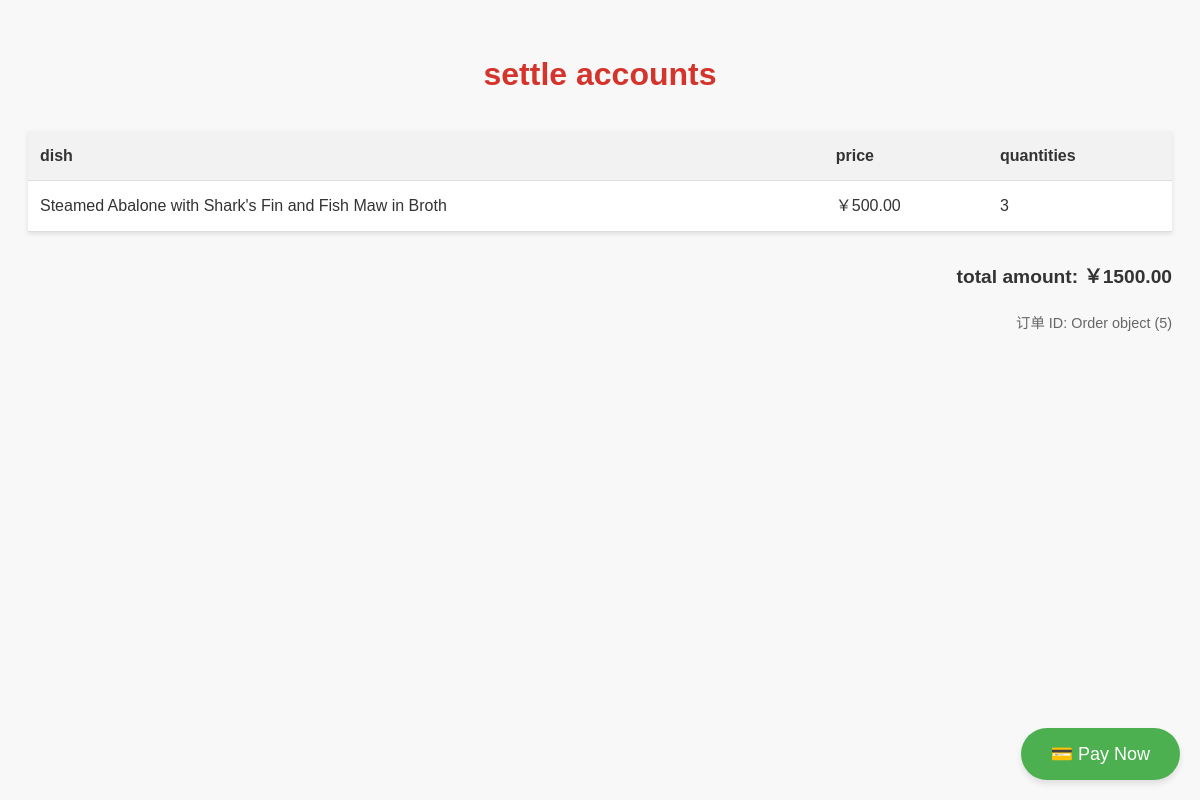
Screenshot of /order/checkout/5/ with the database file from the repository.
### orders/models.py (models this page shows, shortened)
class OrderItems(models.Model):
    order = models.ForeignKey(Order, on_delete=models.CASCADE, related_name="order_items")
    menuitem = models.ForeignKey(MenuItem, on_delete=models.CASCADE, related_name="menu_orders")
    quantity = models.IntegerField(default=1)  # 添加 quantity 字段，确保记录菜品数量
    class Meta:
        unique_together = (('order', 'menuitem'),)

class MenuItem(models.Model):
    name = models.CharField(max_length=100)
    description = models.TextField()
    price = models.DecimalField(max_digits=10, decimal_places=2)
    image = models.ImageField(upload_to="menu_image/", blank=True, null=True)  # 修改为 ImageField

class Order(models.Model):
    STATUS_CHOICES = [
        ("Pending", "待处理"),
        ("Preparing", "正在准备"),
        ("Completed", "完成"),
    ]
    status = models.CharField(max_length=20, choices=STATUS_CHOICES, default="Pending")
    table = models.ForeignKey('Table', on_delete=models.CASCADE)
    items = models.ManyToManyField(MenuItem, through='OrderItems')
    created_at = models.DateTimeField(default=timezone.now, blank=True)

### orders/views.py (the view)
# urls.py: path("checkout/<int:order_id>/", views.checkout, name="checkout"),
def checkout(request, order_id):
    order = get_object_or_404(Order, id=order_id)
    order_items = OrderItems.objects.filter(order=order)
    total_price = sum(item.menuitem.price * item.quantity for item in order_items)
    menu_items = list(MenuItem.objects.values("id", "name", "price"))
    for item in menu_items:
        item["price"] = float(item["price"])
    menu_items_json = json.dumps(menu_items)
    return render(request, "orders/checkout.html", {
        "order": order,
        "order_items": order_items,
        "total_price": total_price,
        "menu_items_json": menu_items_json
    })

### orders/templates/orders/checkout.html (shortened to what this page needs)
<!DOCTYPE html>
<html lang="zh">
<head>
    {% load static %}
    <link rel="stylesheet" href="{% static 'css/style.css' %}">
</head>
<body>
    <h1>settle accounts</h1>
    <table>
        <thead>
            <tr>
                <th>dish</th>
                <th>price</th>
                <th>quantities</th>
            </tr>
        </thead>
        <tbody>
            {% for item in order_items %}
            <tr>
                <td>{{ item.menuitem.name }}</td>
                <td>￥{{ item.menuitem.price|floatformat:2 }}</td>
                <td>{{ item.quantity }}</td>
            </tr>
            {% endfor %}
        </tbody>
    </table>
    <p class="total-price">total amount: ￥{{ total_price|floatformat:2 }}</p>
    <p class="order-id">订单 ID: {{ order }}</p>
    <button class="floating-button" onclick="goToPayment()">💳 Pay Now</button>
</body>
</html>

### static/css/style.css (style rules this page uses)
body { font-family: Arial, sans-serif; }
.floating-button { position: fixed; bottom: 20px; right: 20px; background-color: #ff6600; color: white; border: none; padding: 15px 20px; border-radius: 50px; font-size: 18px; cursor: pointer; box-shadow: 2px 2px 10px rgba(0, 0, 0, 0.2); }

### orders/templates/orders/checkout.html (style rules this page uses)
body { font-family: 'Microsoft YaHei', 'Heiti SC', 'Helvetica', sans-serif; background-color: #f8f8f8; color: #333; line-height: 1.6; padding: 20px; }
h1 { color: #d4342c; text-align: center; margin-bottom: 30px; }
table { width: 100%; border-collapse: collapse; margin-bottom: 30px; background-color: white; box-shadow: 0 2px 5px rgba(0,0,0,0.1); }
th, td { padding: 12px; text-align: left; border-bottom: 1px solid #ddd; }
th { background-color: #f2f2f2; font-weight: bold; }
.total-price { font-size: 1.2em; font-weight: bold; text-align: right; margin-top: 20px; }
.order-id { font-size: 0.9em; color: #666; text-align: right; }
.floating-button { position: fixed; bottom: 20px; right: 20px; background-color: #4CAF50; color: white; border: none; padding: 15px 30px; border-radius: 30px; font-size: 18px; cursor: pointer; box-shadow: 0 4px 6px rgba(0,0,0,0.1); transition: background-color 0.3s; }

### rows the page displays
OrderItems: menuitem.name "Steamed Abalone with Shark's Fin and Fish Maw in Broth", menuitem.price "500.00", quantity "3"
Order: id "Order object (5)"

### other values shown
{{ total_price|floatformat:2 }} "1500.00"
